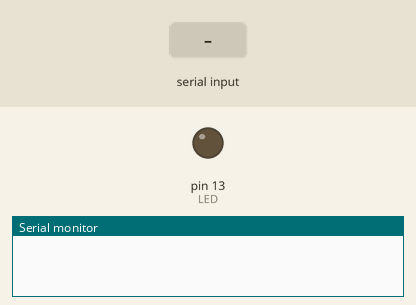
A sketch run on a simulated Arduino Uno, built with avr-gcc and run on an emulated ATmega328P. On the bench: output pins drawn as LEDs (lit = HIGH), the last lines printed to the serial monitor. The test bench sets the inputs (shaded band).

Above: at 1.2 s.
1.3 s: "30 150\n" received over Serial
At 7.0 s:
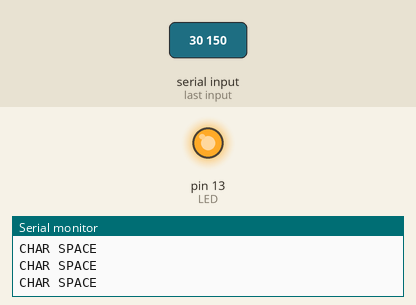
Timing chart, 0 to 10.3 s (numbered marks = the images above; inputs shaded):
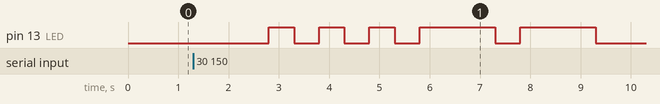

The sketch:

MorseBeacon.ino
```cpp
// A signal is a discrete part of a communication. http://en.wikipedia.org/wiki/Signal
// A sign is an entity which signifies another entity. http://en.wikipedia.org/wiki/Sign

const int DOT = 500;
const int DASH = DOT * 3;
const int CHR_SPC = DOT;
const int LTR_SPC = DOT * 3;
const int WRD_SPC = DOT * 7;

const int LED = 13;

boolean newWord;

char * morsecode[] = { // pointers: http://www.gidforums.com/t-22114.html
  // Numbers
  "-----", // 0
  ".----", // 1
  "..---", // 2
  "...--", // 3
  "....-", // 4
  ".....", // 5
  "-....", // 6
  "--...", // 7
  "---..", // 8
  "----.", // 9

  // Special characters (skipped)
  "",
  "",
  "",
  "",
  "",
  "",
  "",

  // Letters
  ".-",   // A
  "-...", // B
  "-.-.", // C
  "-..",  // D
  ".",    // E
  "..-.", // F
  "--.",  // G
  "....", // H
  "..",   // I
  ".---", // J
  "-.-",  // K
  ".-..", // L
  "--",   // M
  "-.",   // N
  "---",  // O
  ".--.", // P
  "--.-", // Q
  ".-.",  // R
  "...",  // S
  "-",    // T
  "..-",  // U
  "...-", // V
  ".--",  // W
  "-..-", // X
  "-.--", // Y
  "--.."  // Z
};

void dot()
{
  digitalWrite(LED, HIGH);
  delay(DOT);
  charSpace();
}

void dash()
{
  digitalWrite(LED, HIGH);
  delay(DASH);
  charSpace();
}

void charSpace()
{

  Serial.println("CHAR SPACE");
  digitalWrite(LED, LOW);
  delay(CHR_SPC);
}

void letterSpace()
{

  Serial.println("LETTER SPACE");
  digitalWrite(LED, LOW);
  delay(LTR_SPC);
}

void wordSpace()
{
  Serial.println("WORD SPACE");
  digitalWrite(LED, LOW);
  delay(WRD_SPC);
}

void flashSignal(char * morseChar)  // pointer to the value in an index
                                    // on the morsecode array
{
  Serial.println(morseChar);
  int index = 0;
  while (morseChar[index] != '\0')
  {
    if (morseChar[index] == '-')
    {
      dash();
    }
    if (morseChar[index] == '.')
    {
      dot();
    }
    index++;
  }
}

void readInput(char byte_)
{
  // if the byte is a space, a new word might will come later
  if (byte_ == ' ')
  {
    newWord = true;
  }

  else
  {
    if
    (
      (byte_ >= '0' && byte_ <= '9') ||
      (byte_ >= 'A' && byte_ <= 'Z')
    )
    {

      if (newWord)
      {
        newWord = false;
        wordSpace();
      }
      else
      {
        letterSpace();
      }

      flashSignal(morsecode[byte_ - '0']);
    }
  }
}

void setup()
{
  Serial.begin(9600);
  pinMode(LED, OUTPUT);
}

void loop()
{
  if (Serial.available())
  {
    readInput(Serial.read());
  }
}
```

Measured:
- after the input at 1.3 s, pin 13 (LED): goes 3 × (HIGH 0.50 s, LOW 0.50 s), HIGH 1.5 s, LOW 0.50 s, HIGH 1.5 s, then LOW, starting after 1.5 s
